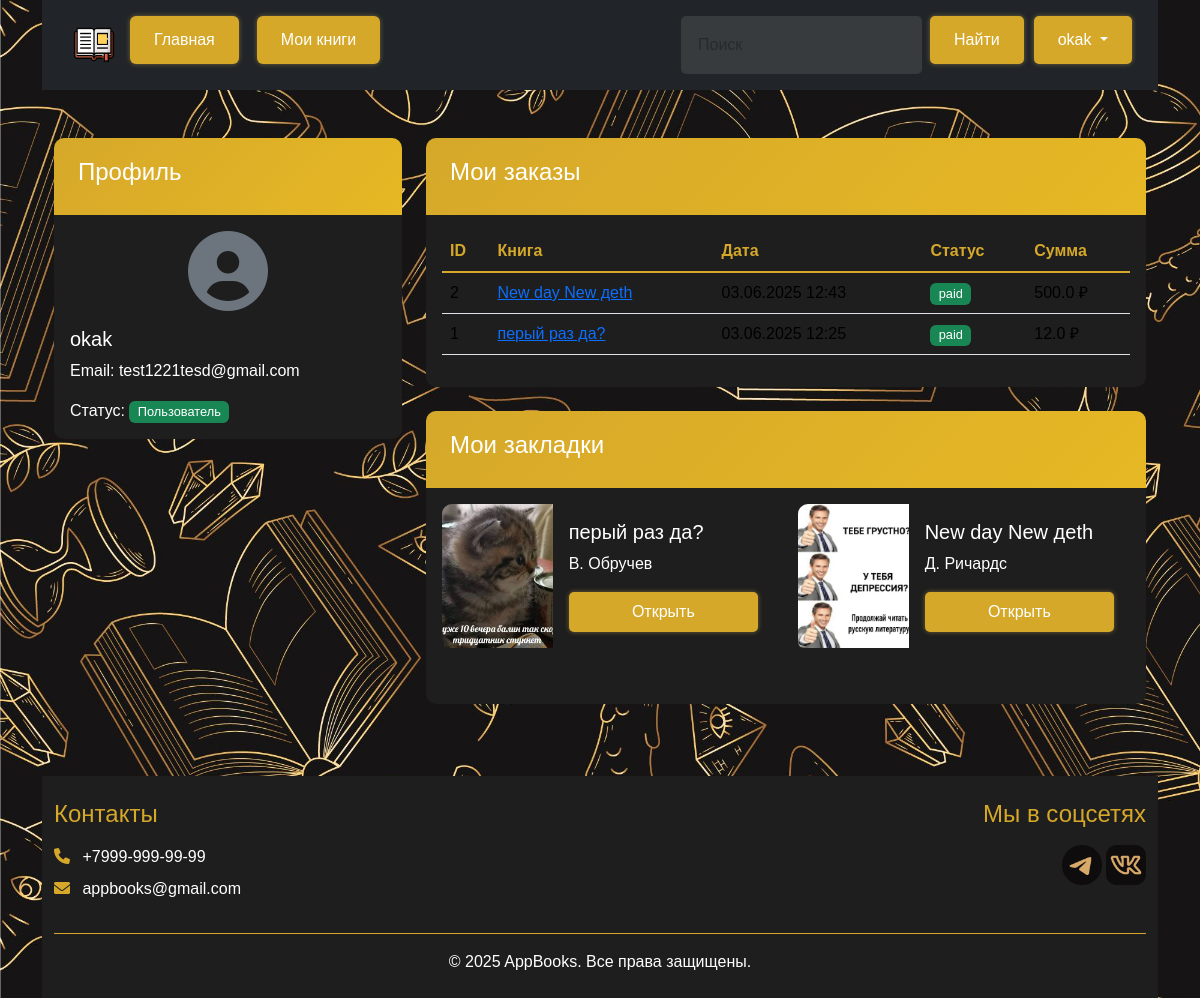
The page /profile (signed in) on the database its author committed.
### models.py (models this page shows, shortened)
class Authorization(db.Model):
    id = db.Column(db.Integer, primary_key = True)
    Name = db.Column(db.String(100), nullable = False)
    Password = db.Column(db.String(100), nullable = False)
    Rank = db.Column(db.String(100), nullable = False)
    email = db.Column(db.String(100), nullable=False, unique=True)  # Добавляем email
    email_confirmed = db.Column(db.Boolean, default=False)  # Подтвержден ли email
    email_confirmation_token = db.Column(db.String(100))  # Токен для подтверждения
    token_expiration = db.Column(db.DateTime)  # Срок действия токена
    pass

class Order(db.Model):
    id = db.Column(db.Integer, primary_key=True)
    user_id = db.Column(db.Integer, db.ForeignKey('authorization.id'), nullable=False)
    book_id = db.Column(db.Integer, db.ForeignKey("books.id"), nullable=False)  # Changed to nullable=False
    status = db.Column(db.String(20), default="pending")
    paypal_payment_id = db.Column(db.String(50))
    created_at = db.Column(db.DateTime, default=datetime.datetime.utcnow())
    book = db.relationship('Books', backref='orders')
    user = db.relationship('Authorization', backref='orders')

class Books(db.Model):
    id = db.Column(db.Integer, primary_key = True)
    Title = db.Column(db.String(100), nullable = False)
    Cover = db.Column(db.String(100), nullable = False)
    Author = db.Column(db.String(100), nullable = False)
    About = db.Column(db.Text, nullable = False)
    File_path = db.Column(db.String(100), nullable = False)
    Cost = db.Column(db.Float, nullable = False)
    @property
    def cover_url(self):
        clean_path = self.Cover.replace('\\', '/')
        return url_for('static', filename=f'uploads/{clean_path}')

class Bookmark(db.Model):
    id = db.Column(db.Integer, primary_key=True)
    user_id = db.Column(db.Integer, db.ForeignKey('authorization.id'), nullable=False)
    book_id = db.Column(db.Integer, db.ForeignKey('books.id'), nullable=False)
    user = db.relationship('Authorization', backref='bookmarks')
    book = db.relationship('Books', backref='bookmarks')
    pass

### BooksApp.py (the view)
@app.route('/profile')
@login_required
def profile():
    username = session.get('username')
    user = Authorization.query.filter_by(Name=username).first()
    orders = Order.query.filter_by(user_id=user.id).order_by(Order.created_at.desc()).all()
    bookmarks = Bookmark.query.filter_by(user_id=user.id).options(
        db.joinedload(Bookmark.book)
    ).all()
    return render_template(
        'profile.html',
        username=username,
        user=user,
        orders=orders,
        bookmarks=bookmarks,
        admin=adm()
    )

### BooksApp.py (called while the page is built)
def login_required(f):
    @wraps(f)
    def decorated(*args, **kwargs):
        if 'username' not in session:
            flash('Требуется авторизация', 'error')
            return redirect(url_for('Log_in'))
        return f(*args, **kwargs)
    return decorated

def adm():
    username=session.get('username')
    if 'username' not in session:
        return False
    user = Authorization.query.filter_by(Name=username).first()
    if user.Rank == 'Admin':
       return True
    return False

### templates/profile.html (shortened to what this page needs)
{% extends 'base.html' %}
{% block body %}
<div class="container my-5">
    <div class="row">
        <div class="col-md-4">
            <div class="card mb-4">
                <div class="card-header bg-dark text-white">
                    <h4>Профиль</h4>
                </div>
                <div class="card-body">
                    <div class="text-center mb-3">
                        <i class="fas fa-user-circle fa-5x text-secondary"></i>
                    </div>
                    <h5 class="card-title">{{ user.Name }}</h5>
                    <p class="card-text">Email: {{ user.email }}</p>
                    <p class="card-text">Статус:
                        <span class="badge bg-{% if admin %}danger{% else %}success{% endif %}">
                            {% if admin %}Администратор{% else %}Пользователь{% endif %}
                        </span>
                    </p>
                </div>
            </div>
        </div>
        <div class="col-md-8">
            <div class="card mb-4">
                <div class="card-header bg-dark text-white">
                    <h4>Мои заказы</h4>
                </div>
 <div class="card-body">
                    {% if orders %}
                        <div class="table-responsive">
                            <table class="table">
                                <thead>
                                    <tr>
                                        <th>ID</th>
                                        <th>Книга</th>
                                        <th>Дата</th>
                                        <th>Статус</th>
                                        <th>Сумма</th>
                                    </tr>
                                </thead>
                                <tbody>
                                    {% for order in orders %}
                                    <tr>
                                        <td>{{ order.id }}</td>
                                        <td>
                                            {% if order.book %}
                                                <a href="{{ url_for('book_detail', id=order.book_id) }}">
                                                    {{ order.book.Title }}
                                                </a>
                                            {% else %}
                                                Книга удалена
                                            {% endif %}
                                        </td>
                                        <td>{{ order.created_at.strftime('%d.%m.%Y %H:%M') }}</td>
                                        <td>
                                            <span class="badge
                                                {% if order.status == 'paid' %}bg-success
                                                {% elif order.status == 'pending' %}bg-warning
                                                {% else %}bg-danger{% endif %}">
                                                {{ order.status }}
                                            </span>
                                        </td>
                                        <td>
                                            {% if order.book %}
                                                {{ order.book.Cost }} ₽
                                            {% else %}
                                                N/A
                                            {% endif %}
                                        </td>
                                    </tr>
                                    {% endfor %}
                                </tbody>
                            </table>
                        </div>
                    {% else %}
                        <p>У вас пока нет заказов</p>
                    {% endif %}
                </div>
            </div>
            <div class="card">
                <div class="card-header bg-dark text-white">
                    <h4>Мои закладки</h4>
                </div>
                <div class="card-body">
                    {% if bookmarks %}
                        <div class="row">
                            {% for bookmark in bookmarks %}
                            <div class="col-md-6 mb-3">
                                {% if bookmark.book %}
                                <div class="card h-100">
                                    <div class="row g-0">
                                        <div class="col-md-4">
                                            <img src="{{ bookmark.book.cover_url }}"
                                                 class="img-fluid rounded-start"
                                                 alt="{{ bookmark.book.Title }}"
                                                 style="height: 100%; object-fit: cover;">
                                        </div>
                                        <div class="col-md-8">
                                            <div class="card-body">
                                                <h5 class="card-title">{{ bookmark.book.Title }}</h5>
                                                <p class="card-text">{{ bookmark.book.Author }}</p>
                                                <a href="{{ url_for('book_detail', id=bookmark.book.id) }}"
                                                   class="btn btn-gold w-100 py-2">
                                                    Открыть
                                                </a>
                                            </div>
                                        </div>
                                    </div>
                                </div>
                                {% endif %}
                            </div>
                            {% endfor %}
                        </div>
                    {% else %}
                        <p>У вас пока нет закладок</p>
                    {% endif %}
                </div>
            </div>
        </div>
    </div>
</div>
{% endblock %}

### templates/base.html (shortened to what this page needs)
<!DOCTYPE html>
<html lang="en">
<head>
    <link href="https://cdn.jsdelivr.net/npm/bootstrap@5.3.5/dist/css/bootstrap.min.css" rel="stylesheet">
    <link rel="stylesheet" href="{{url_for('static', filename='css/main.css')}}">
    <link rel="stylesheet" href="https://cdnjs.cloudflare.com/ajax/libs/font-awesome/6.0.0/css/all.min.css">
</head>
<body>
   <div class="content-wrapper">
        <div class="container">
        <header class="p-3 text-bg-dark">
            <div class="d-flex flex-wrap align-items-center justify-content-between">
                <a href="/" class="d-flex align-items-center mb-2 mb-lg-0 text-white text-decoration-none">
                    <img class="header__img" src="{{ url_for('static', filename='image/LogoD.png') }}" alt="Logo">
                </a>
                <ul class="nav nav-pills header-nav me-lg-auto">
                    <li class="nav-item me-2"><a href="{{ url_for('Main') }}" class="nav-link link-custom">Главная</a></li>
                    {% if 'username' in session %}
                        {% if admin %}
                            <li class="nav-item"><a href="{{url_for('AddBooks')}}" class="nav-link link-custom">Добавить книгу</a></li>
                        {% else %}
                            <li class="nav-item"><a href="{{url_for('Bookmarks')}}" class="nav-link link-custom">Мои книги</a></li>
                        {% endif %}
                    {% endif %}
                </ul>
                <form class="d-flex header-search" action="{{ url_for('search_books') }}" method="get">
                    <input type="search" name="title" class="form-control form-control-dark me-2" placeholder="Поиск" required>
                    <button type="submit" class="button-custom">Найти</button>
                </form>
                <div class="header-auth">
                    {% if 'username' not in session %}
                        <a href="{{url_for('Log_in')}}" class="button-custom">Войти</a>
                        <a href="{{url_for('Registration')}}" class="button-custom">Регистрация</a>
                    {% else %}
                        <div class="dropdown" style="display: inline-block;">
                            <button class="button-custom dropdown-toggle"
                                    type="button"
                                    data-bs-toggle="dropdown"
                                    aria-expanded="false">
                                {{username}}
                            </button>
                        </div>
                    {% endif %}
                </div>
            </div>
        </header>
        {% block body %}{% endblock %}
        </div>
    </div>
  <div class="container">
    <footer class="bg-dark text-white py-4">
        <div class="container">
            <div class="row">
                 <div class="col-md-6 mb-4 mb-md-0">
                    <h4 class="mb-3" style="color: #d6a82a;">Контакты</h4>
                    <ul class="list-unstyled">
                        <li class="mb-2">
                            <i class="fas fa-phone me-2" style="color: #d6a82a;"></i>
                            +7999-999-99-99
                        </li>
                        <li class="mb-2">
                            <i class="fas fa-envelope me-2" style="color: #d6a82a;"></i>
                            appbooks@gmail.com
                        </li>
                    </ul>
                </div>
                <div class="col-md-6 text-md-end">
                    <h4 class="mb-3" style="color: var(--primary-color);">Мы в соцсетях</h4>
                        <a>
                            <img src="{{ url_for('static', filename='image/telegram_theme.png') }}" alt="Telegram" style="height: 40px;">
                        </a>
                        <a href="/">
                            <img src="{{ url_for('static', filename='image/vk_theme.png') }}" alt="VK" style="height: 40px;">
                        </a>
                </div>
            </div>
            <div class="text-center pt-3 mt-3" style="border-top: 1px solid var(--primary-color);">
                <p class="mb-0">© 2025 AppBooks. Все права защищены.</p>
            </div>
        </div>
    </footer>
</body>
</html>

### static/css/main.css (style rules this page uses)
:root { --primary-color: #d6a82a; --primary-hover: #e6b824; --text-color: white; --shadow: 0 0 5px rgba(195, 167, 77, 0.5); --shadow-hover: 0 0 15px rgba(195, 167, 77, 0.8); --success-color: #0f9b22; --success-hover: #2ad641; --error-color: #ffca2c; --error-bg: rgba(255, 202, 44, 0.1); --dark-bg: #1e1e1e; --darker-bg: #161415; --gold-gradient: linear-gradient(135deg, var(--primary-color) 0%, var(--primary-hover) 100%); }
body { margin: 0; padding: 0; min-height: 100vh; font-family: 'Arial', sans-serif; display: flex; flex-direction: column; background: url(/static/image/background.jpg) center/cover no-repeat fixed, rgb(255, 255, 255); }
.header__img { height: 48px; transition: transform 0.3s ease; }
.card { border: none; border-radius: 10px; overflow: hidden; background-color: var(--dark-bg); color: var(--text-color); transition: all 0.3s ease; margin-bottom: 1.5rem; }
.card-header { background: linear-gradient(135deg, var(--primary-color) 0%, var(--primary-hover) 100%); border-bottom: none; padding: 1.25rem 1.5rem; }
.bg-dark { background-color: var(--dark-bg) !important; }
.button-custom, .link-custom, .btn-gold, .btn-primary { display: inline-flex; align-items: center; justify-content: center; gap: 0.5rem; padding: 0.75rem 1.5rem; border-radius: 5px; font-size: 1rem; font-weight: 500; cursor: pointer; transition: all 0.3s ease; text-decoration: none; border: none; background-color: var(--primary-color); color: var(--text-color); box-shadow: var(--shadow); }
.form-control { width: 100%; padding: 0.75rem 1rem; border-radius: 5px; transition: all 0.3s ease; background-color: rgba(255, 255, 255, 0.1); border: 1px solid rgba(255, 255, 255, 0.2); color: var(--text-color); }
.badge { font-size: 0.8rem; font-weight: 500; }
.table { --bs-table-bg: transparent; }
.table th { color: var(--primary-color); border-bottom: 2px solid var(--primary-color); }

### templates/base.html (style rules this page uses)
:root { --primary-color: #d6a82a; --primary-hover: #e6b824; --text-color: white; --shadow: 0 0 5px rgba(195, 167, 77, 0.5); --shadow-hover: 0 0 15px rgba(195, 167, 77, 0.8); }
html, body { height: 100%; margin: 0; }
body { display: flex; flex-direction: column; min-height: 100vh; font-family: 'Arial', sans-serif; }
.content-wrapper { flex: 1; }
footer { flex-shrink: 0; width: 100%; }
body { font-family: 'Arial', sans-serif; }
.header__img { height: 40px; width: auto; }
.button-custom, .link-custom, .dropdown-toggle { background-color: var(--primary-color); color: var(--text-color); padding: 12px 24px; text-align: center; text-decoration: none; border-radius: 5px; font-size: 16px; cursor: pointer; transition: all 0.3s ease; box-shadow: var(--shadow); border: none; display: inline-block; margin: 0 10px 10px 0; }
.form-control-dark { background-color: rgba(255, 255, 255, 0.1); border-color: rgba(255, 255, 255, 0.1); color: white; }

### rows shown on the page
Authorization: Name "okak", email "test1221tesd@gmail.com"
Order: id "2", book.Title "New day New дeth", created_at "03.06.2025 12:43", status "paid", book.Cost "500.0"
Order: id "1", book.Title "перый раз да?", created_at "03.06.2025 12:25", status "paid", book.Cost "12.0"
Bookmark: book.cover_url (picture), book.Title "перый раз да?", book.Author "В. Обручев"
Bookmark: book.cover_url (picture), book.Title "New day New дeth", book.Author "Д. Ричардс"
